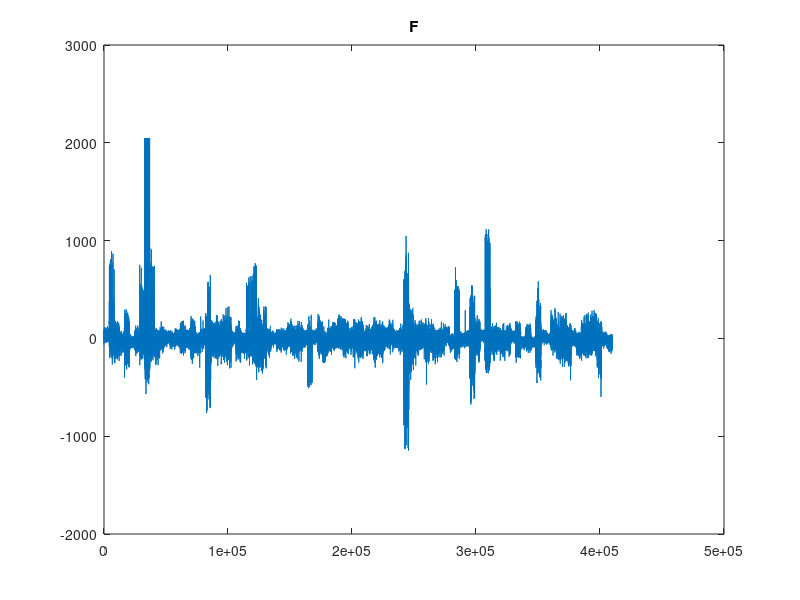
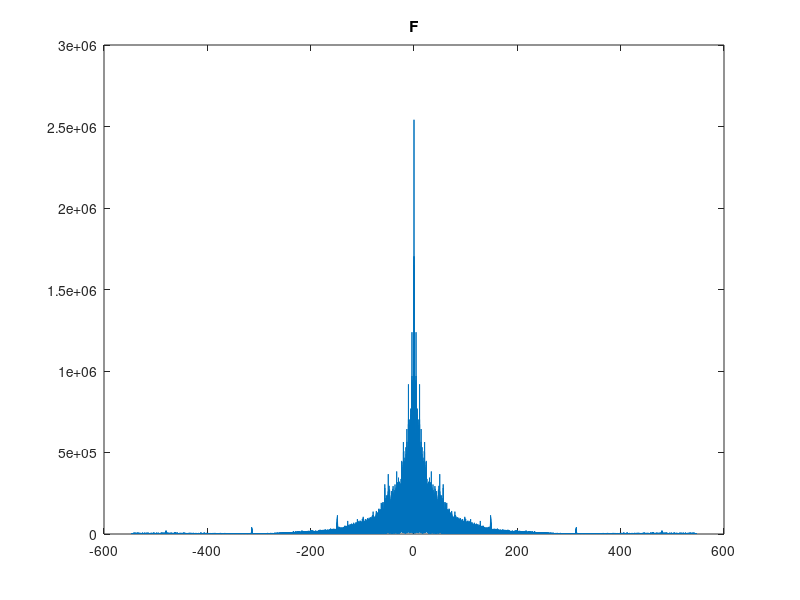
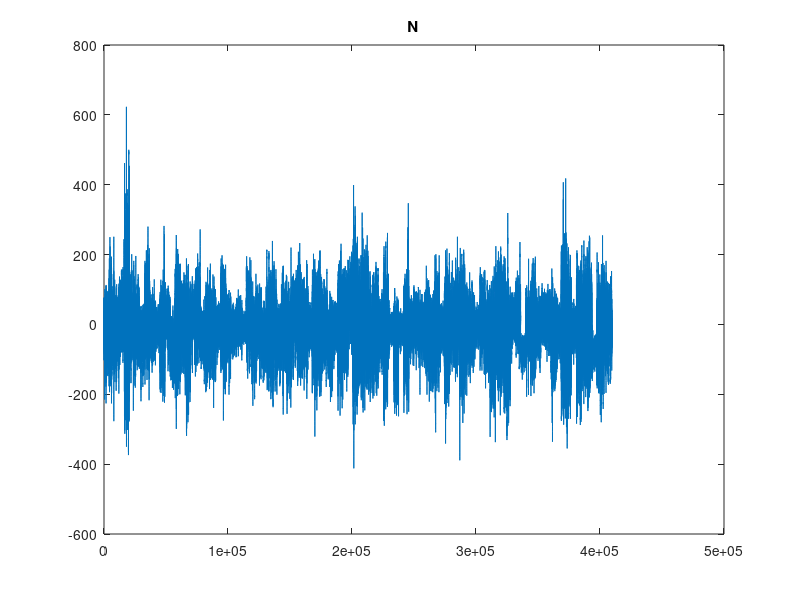
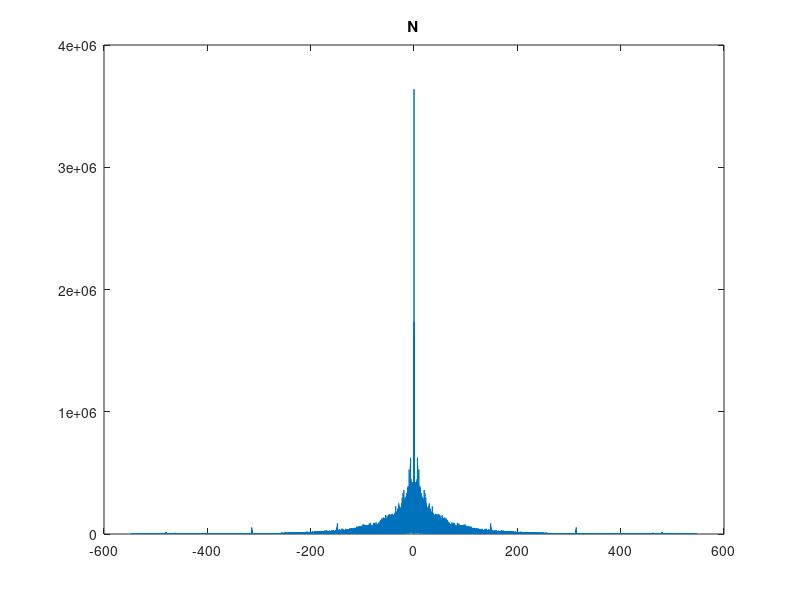

The MATLAB source for these figures, in order:
clear all
close all

load('F.mat')
load('N.mat')
load('O.mat')
load('S.mat')
load('Z.mat')

Fs = 173.61;
N_shift = length(F);
frequencies_shifted = (linspace(-pi*Fs, Fs*(pi - (2*pi)/N_shift), N_shift) + (Fs*pi)/(N_shift)*mod(N_shift, 2))';

times = linspace(0,N_shift*1/Fs,101);

figure;
plot(1:length(F),F)
title('F')
ffft = fft(F);
figure;
plot(frequencies_shifted,abs(fftshift(ffft)))
title('F')

figure;
plot(1:length(N),N)
title('N')
nfft = fft(N);
figure;
plot(frequencies_shifted,abs(fftshift(nfft)))
title('N')

figure;
plot(1:length(O),O)
title('O')
offt = fft(O);
figure;
plot(frequencies_shifted,abs(fftshift(offt)))
title('O')

figure;
plot(1:length(S),S)
title('S')
sfft = fft(S);
figure;
plot(frequencies_shifted,abs(fftshift(sfft)))
title('S')

figure;
plot(1:length(Z),Z)
title('Z')
zfft = fft(Z);
figure;
plot(frequencies_shifted,abs(fftshift(zfft)))
title('Z')

data = [ffft,nfft,offt,sfft,zfft];
[U,SS,VV] = svd(data,'econ');
train_weights = U' * data;

test_S = [fft(S)];
test_weights = U' * test_S;

a = test_weights' * U';
plot(frequencies_shifted,abs(fftshift(a)))

[dist,index] = min(vecnorm(test_weights - train_weights))